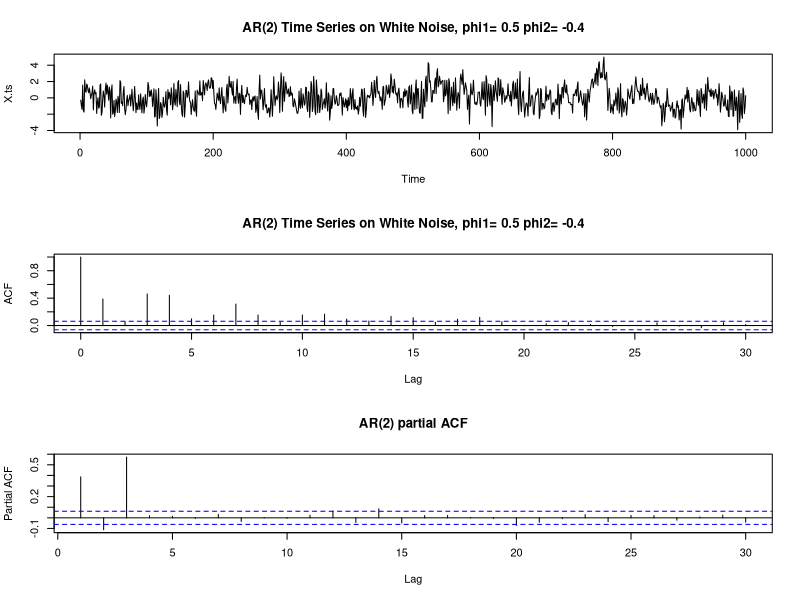

Write the R code that produced this figure.
phi1 <- .5;
phi2 <- -.4;
phi3 <- .6
X.ts <- arima.sim(list(ar=c(phi1,phi2,phi3)),n=1000)
par(mfrow=c(3,1))
plot(X.ts, main=paste("AR(2) Time Series on White Noise, phi1=",phi1,"phi2=",phi2))
X.acf = acf(X.ts,main=paste("AR(2) Time Series on White Noise, phi1=",phi1,"phi2=",phi2))
acf(X.ts,type="partial",main="AR(2) partial ACF")